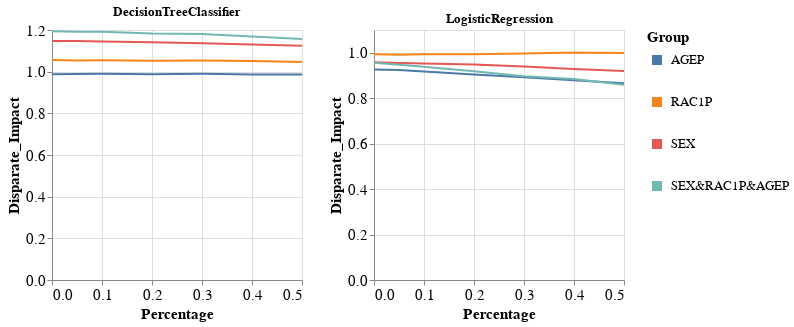

Notebook cell for this chart:
### Code cell
visualizer.create_groups_grid_pct_lines_per_model_plot(group_metric='Disparate_Impact',
                                                       target_preprocessing_technique=PREPROCESSING_TECHNIQUES[0],
                                                       model_names=MODEL_NAMES[:2])

### Figure 1 — Vega-Lite specification as saved in the notebook (floating-point values rounded to 4 significant figures)
{"config": {"view": {"continuousWidth": 400, "continuousHeight": 300}, "axis": {"labelFontSize": 15, "titleFontSize": 15}, "legend": {"labelFontSize": 13, "symbolStrokeWidth": 10, "titleFontSize": 15}}, "vconcat": [{"hconcat": [{"mark": "line", "encoding": {"color": {"field": "Group", "type": "nominal"}, "x": {"field": "Percentage", "type": "quantitative"}, "y": {"field": "Metric_Value", "title": "Disparate_Impact", "type": "quantitative"}}, "height": 250, "title": "DecisionTreeClassifier", "width": 250}, {"data": {"name": "data-630bf24b92e87a5e1a03f3b07d8b9a88"}, "mark": "line", "encoding": {"color": {"field": "Group", "type": "nominal"}, "x": {"field": "Percentage", "type": "quantitative"}, "y": {"field": "Metric_Value", "title": "Disparate_Impact", "type": "quantitative"}}, "height": 250, "title": "LogisticRegression", "width": 250}]}], "data": {"name": "data-ac8ec2bd438df7b74f782aacbf3c69d1"}, "$schema": "https://vega.github.io/schema/vega-lite/v4.17.0.json", "datasets": {"data-ac8ec2bd438df7b74f782aacbf3c69d1": [{"Model_Name": "DecisionTreeClassifier", "Metric": "Disparate_Impact", "Group": "AGEP", "Metric_Value": 0.9872, "Percentage": 0.0}, {"Model_Name": "DecisionTreeClassifier", "Metric": "Disparate_Impact", "Group": "RAC1P", "Metric_Value": 1.056, "Percentage": 0.0}, {"Model_Name": "DecisionTreeClassifier", "Metric": "Disparate_Impact", "Group": "SEX", "Metric_Value": 1.147, "Percentage": 0.0}, {"Model_Name": "DecisionTreeClassifier", "Metric": "Disparate_Impact", "Group": "SEX&RAC1P&AGEP", "Metric_Value": 1.194, "Percentage": 0.0}, {"Model_Name": "DecisionTreeClassifier", "Metric": "Disparate_Impact", "Group": "AGEP", "Metric_Value": 0.989, "Percentage": 0.05}, {"Model_Name": "DecisionTreeClassifier", "Metric": "Disparate_Impact", "Group": "RAC1P", "Metric_Value": 1.053, "Percentage": 0.05}, {"Model_Name": "DecisionTreeClassifier", "Metric": "Disparate_Impact", "Group": "SEX", "Metric_Value": 1.148, "Percentage": 0.05}, {"Model_Name": "DecisionTreeClassifier", "Metric": "Disparate_Impact", "Group": "SEX&RAC1P&AGEP", "Metric_Value": 1.192, "Percentage": 0.05}, {"Model_Name": "DecisionTreeClassifier", "Metric": "Disparate_Impact", "Group": "AGEP", "Metric_Value": 0.9899, "Percentage": 0.1}, {"Model_Name": "DecisionTreeClassifier", "Metric": "Disparate_Impact", "Group": "RAC1P", "Metric_Value": 1.055, "Percentage": 0.1}, {"Model_Name": "DecisionTreeClassifier", "Metric": "Disparate_Impact", "Group": "SEX", "Metric_Value": 1.145, "Percentage": 0.1}, {"Model_Name": "DecisionTreeClassifier", "Metric": "Disparate_Impact", "Group": "SEX&RAC1P&AGEP", "Metric_Value": 1.192, "Percentage": 0.1}, {"Model_Name": "DecisionTreeClassifier", "Metric": "Disparate_Impact", "Group": "AGEP", "Metric_Value": 0.9874, "Percentage": 0.2}, {"Model_Name": "DecisionTreeClassifier", "Metric": "Disparate_Impact", "Group": "RAC1P", "Metric_Value": 1.053, "Percentage": 0.2}, {"Model_Name": "DecisionTreeClassifier", "Metric": "Disparate_Impact", "Group": "SEX", "Metric_Value": 1.141, "Percentage": 0.2}, {"Model_Name": "DecisionTreeClassifier", "Metric": "Disparate_Impact", "Group": "SEX&RAC1P&AGEP", "Metric_Value": 1.183, "Percentage": 0.2}, {"Model_Name": "DecisionTreeClassifier", "Metric": "Disparate_Impact", "Group": "AGEP", "Metric_Value": 0.9895, "Percentage": 0.3}, {"Model_Name": "DecisionTreeClassifier", "Metric": "Disparate_Impact", "Group": "RAC1P", "Metric_Value": 1.054, "Percentage": 0.3}, {"Model_Name": "DecisionTreeClassifier", "Metric": "Disparate_Impact", "Group": "SEX", "Metric_Value": 1.136, "Percentage": 0.3}, {"Model_Name": "DecisionTreeClassifier", "Metric": "Disparate_Impact", "Group": "SEX&RAC1P&AGEP", "Metric_Value": 1.181, "Percentage": 0.3}, {"Model_Name": "DecisionTreeClassifier", "Metric": "Disparate_Impact", "Group": "AGEP", "Metric_Value": 0.9867, "Percentage": 0.4}, {"Model_Name": "DecisionTreeClassifier", "Metric": "Disparate_Impact", "Group": "RAC1P", "Metric_Value": 1.051, "Percentage": 0.4}, {"Model_Name": "DecisionTreeClassifier", "Metric": "Disparate_Impact", "Group": "SEX", "Metric_Value": 1.131, "Percentage": 0.4}, {"Model_Name": "DecisionTreeClassifier", "Metric": "Disparate_Impact", "Group": "SEX&RAC1P&AGEP", "Metric_Value": 1.169, "Percentage": 0.4}, {"Model_Name": "DecisionTreeClassifier", "Metric": "Disparate_Impact", "Group": "AGEP", "Metric_Value": 0.9867, "Percentage": 0.5}, {"Model_Name": "DecisionTreeClassifier", "Metric": "Disparate_Impact", "Group": "RAC1P", "Metric_Value": 1.046, "Percentage": 0.5}, {"Model_Name": "DecisionTreeClassifier", "Metric": "Disparate_Impact", "Group": "SEX", "Metric_Value": 1.125, "Percentage": 0.5}, {"Model_Name": "DecisionTreeClassifier", "Metric": "Disparate_Impact", "Group": "SEX&RAC1P&AGEP", "Metric_Value": 1.156, "Percentage": 0.5}], "data-630bf24b92e87a5e1a03f3b07d8b9a88": [{"Model_Name": "LogisticRegression", "Metric": "Disparate_Impact", "Group": "AGEP", "Metric_Value": 0.926, "Percentage": 0.0}, {"Model_Name": "LogisticRegression", "Metric": "Disparate_Impact", "Group": "RAC1P", "Metric_Value": 0.9931, "Percentage": 0.0}, {"Model_Name": "LogisticRegression", "Metric": "Disparate_Impact", "Group": "SEX", "Metric_Value": 0.9581, "Percentage": 0.0}, {"Model_Name": "LogisticRegression", "Metric": "Disparate_Impact", "Group": "SEX&RAC1P&AGEP", "Metric_Value": 0.9557, "Percentage": 0.0}, {"Model_Name": "LogisticRegression", "Metric": "Disparate_Impact", "Group": "AGEP", "Metric_Value": 0.9238, "Percentage": 0.05}, {"Model_Name": "LogisticRegression", "Metric": "Disparate_Impact", "Group": "RAC1P", "Metric_Value": 0.9914, "Percentage": 0.05}, {"Model_Name": "LogisticRegression", "Metric": "Disparate_Impact", "Group": "SEX", "Metric_Value": 0.9548, "Percentage": 0.05}, {"Model_Name": "LogisticRegression", "Metric": "Disparate_Impact", "Group": "SEX&RAC1P&AGEP", "Metric_Value": 0.9473, "Percentage": 0.05}, {"Model_Name": "LogisticRegression", "Metric": "Disparate_Impact", "Group": "AGEP", "Metric_Value": 0.917, "Percentage": 0.1}, {"Model_Name": "LogisticRegression", "Metric": "Disparate_Impact", "Group": "RAC1P", "Metric_Value": 0.9937, "Percentage": 0.1}, {"Model_Name": "LogisticRegression", "Metric": "Disparate_Impact", "Group": "SEX", "Metric_Value": 0.9522, "Percentage": 0.1}, {"Model_Name": "LogisticRegression", "Metric": "Disparate_Impact", "Group": "SEX&RAC1P&AGEP", "Metric_Value": 0.9383, "Percentage": 0.1}, {"Model_Name": "LogisticRegression", "Metric": "Disparate_Impact", "Group": "AGEP", "Metric_Value": 0.9037, "Percentage": 0.2}, {"Model_Name": "LogisticRegression", "Metric": "Disparate_Impact", "Group": "RAC1P", "Metric_Value": 0.9935, "Percentage": 0.2}, {"Model_Name": "LogisticRegression", "Metric": "Disparate_Impact", "Group": "SEX", "Metric_Value": 0.9478, "Percentage": 0.2}, {"Model_Name": "LogisticRegression", "Metric": "Disparate_Impact", "Group": "SEX&RAC1P&AGEP", "Metric_Value": 0.9189, "Percentage": 0.2}, {"Model_Name": "LogisticRegression", "Metric": "Disparate_Impact", "Group": "AGEP", "Metric_Value": 0.8919, "Percentage": 0.3}, {"Model_Name": "LogisticRegression", "Metric": "Disparate_Impact", "Group": "RAC1P", "Metric_Value": 0.9964, "Percentage": 0.3}, {"Model_Name": "LogisticRegression", "Metric": "Disparate_Impact", "Group": "SEX", "Metric_Value": 0.9389, "Percentage": 0.3}, {"Model_Name": "LogisticRegression", "Metric": "Disparate_Impact", "Group": "SEX&RAC1P&AGEP", "Metric_Value": 0.8968, "Percentage": 0.3}, {"Model_Name": "LogisticRegression", "Metric": "Disparate_Impact", "Group": "AGEP", "Metric_Value": 0.8794, "Percentage": 0.4}, {"Model_Name": "LogisticRegression", "Metric": "Disparate_Impact", "Group": "RAC1P", "Metric_Value": 1.001, "Percentage": 0.4}, {"Model_Name": "LogisticRegression", "Metric": "Disparate_Impact", "Group": "SEX", "Metric_Value": 0.9289, "Percentage": 0.4}, {"Model_Name": "LogisticRegression", "Metric": "Disparate_Impact", "Group": "SEX&RAC1P&AGEP", "Metric_Value": 0.884, "Percentage": 0.4}, {"Model_Name": "LogisticRegression", "Metric": "Disparate_Impact", "Group": "AGEP", "Metric_Value": 0.8659, "Percentage": 0.5}, {"Model_Name": "LogisticRegression", "Metric": "Disparate_Impact", "Group": "RAC1P", "Metric_Value": 0.9987, "Percentage": 0.5}, {"Model_Name": "LogisticRegression", "Metric": "Disparate_Impact", "Group": "SEX", "Metric_Value": 0.9199, "Percentage": 0.5}, {"Model_Name": "LogisticRegression", "Metric": "Disparate_Impact", "Group": "SEX&RAC1P&AGEP", "Metric_Value": 0.8593, "Percentage": 0.5}]}}
